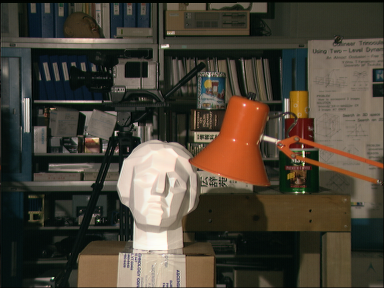
%> input picture Left.png, 384 x 288 px
$ octave SumProduct.m   (GNU Octave 9; MATLAB toolbox functions it lacks are replaced by stand-ins)
%> lines starting %> are read from the running program, lines starting %| are printed output that depends on the picture
dispLevels = 16;
iterations = 80;
lambda = 5;
threshold = dispLevels-1; %don't use threshold

% Set the disparity values
d = 0:dispLevels-1;

% Read the stereo image and convert it to grayscale
left = rgb2gray(imread('Left.png'));
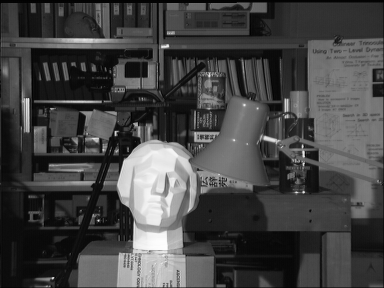
%> left: size 288x384 uint8; min 0, max 253, mean 68.3
right = rgb2gray(imread('Right.png'));
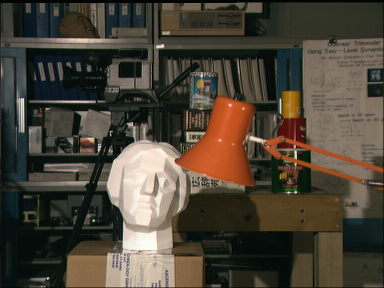
%> input picture Right.png, 384 x 288 px
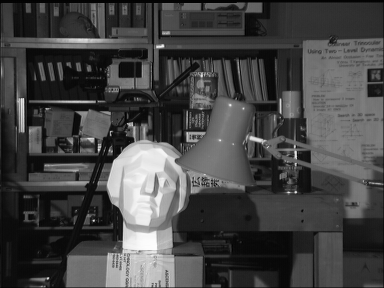
%> right: size 288x384 uint8; min 0, max 254, mean 68.7

% Apply a Gaussian filter
left = imgaussfilt(left,0.6,'FilterSize',5);
right = imgaussfilt(right,0.6,'FilterSize',5);

% Get the image size
[height,width] = size(left);
%> height = 288; width = 384

% Cache data cost
dataCost = zeros(height,width,dispLevels);
for i = 1:dispLevels
	right_d = [zeros(height,d(i)),right(:,1:end-d(i))];
	dataCost(:,:,i) = exp(-abs(double(left)-double(right_d)));
end
%> this loop made 16 passes
%> pass 2, `right_d = [zeros(height,d(i)),right(:,1:end-d(i))];`:
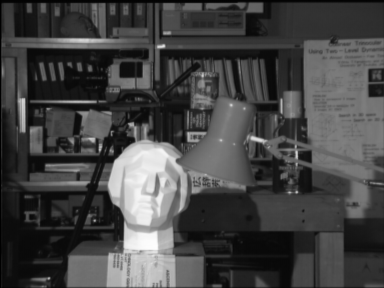
%> right_d: size 288x384 uint8; min 0, max 253, mean 68.6
%> pass 3, `right_d = [zeros(height,d(i)),right(:,1:end-d(i))];`:
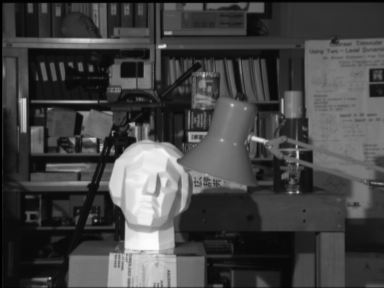
%> right_d: size 288x384 uint8; min 0, max 253, mean 68.4

% Cache smoothness cost
smoothnessCost = exp(-lambda*min(abs(d-d'),threshold));

% Initialize messages
msgUp = ones(height,width,dispLevels);
msgDown = ones(height,width,dispLevels);
msgRight = ones(height,width,dispLevels);
msgLeft = ones(height,width,dispLevels);

figure

% Start iterations
%> (the run ends here)
